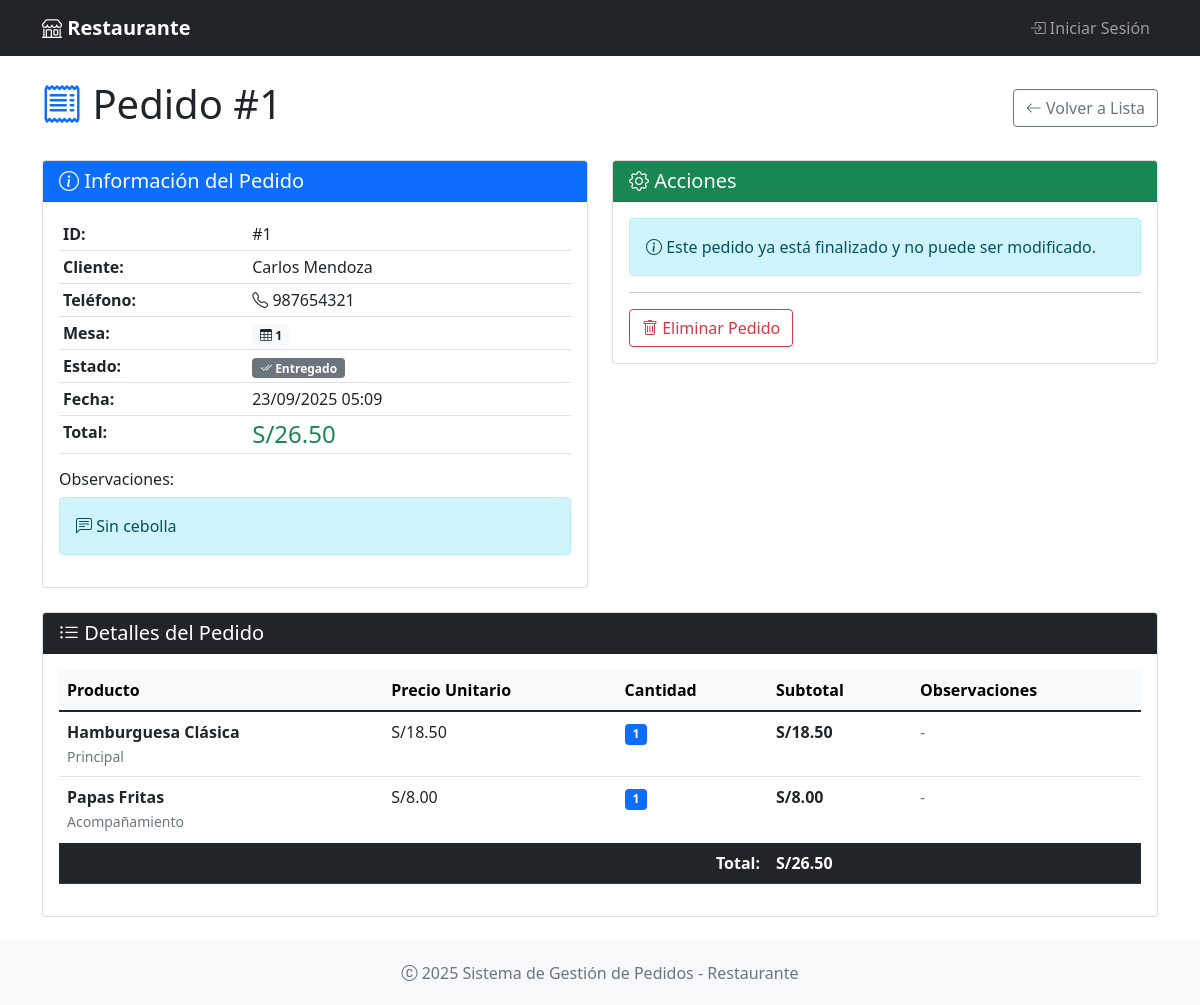
The page /pedidos/1 on the database its author committed.
### app.py (models this page shows, shortened)
class Pedido(db.Model):
    __tablename__ = 'pedidos'
    id = db.Column(db.Integer, primary_key=True)
    cliente_nombre = db.Column(db.String(100), nullable=False)
    cliente_telefono = db.Column(db.String(20))
    mesa_id = db.Column(db.Integer, db.ForeignKey('mesas.id'))  # Relación con Mesa
    mesa_numero = db.Column(db.String(10))  # Mantener compatibilidad
    estado = db.Column(db.String(20), default='pendiente')
    total = db.Column(db.Float, default=0.0)
    fecha = db.Column(db.DateTime, default=lambda: datetime.now(timezone.utc))
    observaciones = db.Column(db.Text)
    usuario_id = db.Column(db.Integer, db.ForeignKey('usuarios.id'))  # Quien tomó el pedido
    cocinero_id = db.Column(db.Integer, db.ForeignKey('usuarios.id'))  # Quien lo preparó
    detalles = db.relationship('DetallePedido', backref='pedido', lazy=True, cascade='all, delete-orphan')
    usuario = db.relationship('Usuario', foreign_keys=[usuario_id], backref='pedidos_tomados')
    cocinero = db.relationship('Usuario', foreign_keys=[cocinero_id], backref='pedidos_preparados')
    @property
    def mesa(self):
        return self.mesa_numero or (self.mesa_info.numero if self.mesa_info else None)

class DetallePedido(db.Model):
    __tablename__ = 'detalles_pedido'
    id = db.Column(db.Integer, primary_key=True)
    pedido_id = db.Column(db.Integer, db.ForeignKey('pedidos.id'), nullable=False)
    producto_id = db.Column(db.Integer, db.ForeignKey('productos.id'), nullable=False)
    cantidad = db.Column(db.Integer, nullable=False)
    precio_unitario = db.Column(db.Float, nullable=False)
    subtotal = db.Column(db.Float, nullable=False)
    observaciones = db.Column(db.String(200))

class Producto(db.Model):
    __tablename__ = 'productos'
    id = db.Column(db.Integer, primary_key=True)
    nombre = db.Column(db.String(100), nullable=False)
    descripcion = db.Column(db.Text)
    precio = db.Column(db.Float, nullable=False)
    categoria = db.Column(db.String(50), nullable=False)
    disponible = db.Column(db.Boolean, default=True)
    fecha_creacion = db.Column(db.DateTime, default=lambda: datetime.now(timezone.utc))
    detalles_pedido = db.relationship('DetallePedido', backref='producto', lazy=True)

### app.py (the view)
@app.route('/pedidos/<int:id>')
def ver_pedido(id):
    pedido = Pedido.query.get_or_404(id)
    return render_template('pedidos/detalle.html', pedido=pedido)

### app/templates/pedidos/detalle.html (shortened to what this page needs)
{% extends "base.html" %}
{% block content %}
<div class="row">
    <div class="col-12">
        <div class="d-flex justify-content-between align-items-center mb-4">
            <h1 class="display-6">
                <i class="bi bi-receipt text-primary"></i>
                Pedido #{{ pedido.id }}
            </h1>
            <div>
                <a href="{{ url_for('lista_pedidos') }}" class="btn btn-outline-secondary">
                    <i class="bi bi-arrow-left"></i> Volver a Lista
                </a>
            </div>
        </div>
    </div>
</div>
<div class="row">
    <div class="col-md-6 mb-4">
        <div class="card">
            <div class="card-header bg-primary text-white">
                <h5 class="mb-0">
                    <i class="bi bi-info-circle"></i> Información del Pedido
                </h5>
            </div>
            <div class="card-body">
                <table class="table table-sm">
                    <tr>
                        <td><strong>ID:</strong></td>
                        <td>#{{ pedido.id }}</td>
                    </tr>
                    <tr>
                        <td><strong>Cliente:</strong></td>
                        <td>{{ pedido.cliente_nombre }}</td>
                    </tr>
                    {% if pedido.cliente_telefono %}
                    <tr>
                        <td><strong>Teléfono:</strong></td>
                        <td>
                            <i class="bi bi-telephone"></i> {{ pedido.cliente_telefono }}
                        </td>
                    </tr>
                    {% endif %}
                    {% if pedido.mesa %}
                    <tr>
                        <td><strong>Mesa:</strong></td>
                        <td>
                            <span class="badge bg-light text-dark">
                                <i class="bi bi-table"></i> {{ pedido.mesa }}
                            </span>
                        </td>
                    </tr>
                    {% endif %}
                    <tr>
                        <td><strong>Estado:</strong></td>
                        <td>
                            {% if pedido.estado == 'pendiente' %}
                                <span class="badge bg-warning">
                                    <i class="bi bi-clock"></i> Pendiente
                                </span>
                            {% elif pedido.estado == 'preparando' %}
                                <span class="badge bg-info">
                                    <i class="bi bi-arrow-repeat"></i> Preparando
                                </span>
                            {% elif pedido.estado == 'listo' %}
                                <span class="badge bg-success">
                                    <i class="bi bi-check-circle"></i> Listo
                                </span>
                            {% elif pedido.estado == 'entregado' %}
                                <span class="badge bg-secondary">
                                    <i class="bi bi-check2-all"></i> Entregado
                                </span>
                            {% else %}
                                <span class="badge bg-danger">
                                    <i class="bi bi-x-circle"></i> Cancelado
                                </span>
                            {% endif %}
                        </td>
                    </tr>
                    <tr>
                        <td><strong>Fecha:</strong></td>
                        <td>{{ pedido.fecha.strftime('%d/%m/%Y %H:%M') }}</td>
                    </tr>
                    <tr>
                        <td><strong>Total:</strong></td>
                        <td><h4 class="text-success mb-0">S/{{ "{:,.2f}".format(pedido.total) }}</h4></td>
                    </tr>
                </table>
                {% if pedido.observaciones %}
                <div class="mt-3">
                    <h6>Observaciones:</h6>
                    <div class="alert alert-info">
                        <i class="bi bi-chat-left-text"></i> {{ pedido.observaciones }}
                    </div>
                </div>
                {% endif %}
            </div>
        </div>
    </div>
    <div class="col-md-6 mb-4">
        <div class="card">
            <div class="card-header bg-success text-white">
                <h5 class="mb-0">
                    <i class="bi bi-gear"></i> Acciones
                </h5>
            </div>
            <div class="card-body">
                {% if pedido.estado not in ['entregado', 'cancelado'] %}
                    <h6>Cambiar Estado:</h6>
                    <div class="d-grid gap-2">
                        {% if pedido.estado != 'preparando' %}
                        <form method="POST" action="{{ url_for('cambiar_estado', id=pedido.id) }}" class="d-inline">
                            <input type="hidden" name="estado" value="preparando">
                            <button type="submit" class="btn btn-info">
                                <i class="bi bi-arrow-repeat"></i> Marcar como Preparando
                            </button>
                        </form>
                        {% endif %}
                        {% if pedido.estado != 'listo' %}
                        <form method="POST" action="{{ url_for('cambiar_estado', id=pedido.id) }}" class="d-inline">
                            <input type="hidden" name="estado" value="listo">
                            <button type="submit" class="btn btn-success">
                                <i class="bi bi-check-circle"></i> Marcar como Listo
                            </button>
                        </form>
                        {% endif %}
                        {% if pedido.estado != 'entregado' %}
                        <form method="POST" action="{{ url_for('cambiar_estado', id=pedido.id) }}" class="d-inline">
                            <input type="hidden" name="estado" value="entregado">
                            <button type="submit" class="btn btn-secondary">
                                <i class="bi bi-check2-all"></i> Marcar como Entregado
                            </button>
                        </form>
                        {% endif %}
                        <hr>
                        <form method="POST" action="{{ url_for('cambiar_estado', id=pedido.id) }}" class="d-inline"
                              onsubmit="return confirm('¿Estás seguro de cancelar este pedido?')">
                            <input type="hidden" name="estado" value="cancelado">
                            <button type="submit" class="btn btn-danger">
                                <i class="bi bi-x-circle"></i> Cancelar Pedido
                            </button>
                        </form>
                    </div>
                {% else %}
                    <div class="alert alert-info">
                        <i class="bi bi-info-circle"></i>
                        Este pedido ya está finalizado y no puede ser modificado.
                    </div>
                {% endif %}
                <hr>
                <div class="d-grid">
                    <form method="POST" action="{{ url_for('eliminar_pedido', id=pedido.id) }}"
                          onsubmit="return confirm('¿Estás seguro de eliminar este pedido? Esta acción no se puede deshacer.')">
                        <button type="submit" class="btn btn-outline-danger">
                            <i class="bi bi-trash"></i> Eliminar Pedido
                        </button>
                    </form>
                </div>
            </div>
        </div>
    </div>
</div>
<div class="row">
    <div class="col-12">
        <div class="card">
            <div class="card-header bg-dark text-white">
                <h5 class="mb-0">
                    <i class="bi bi-list-ul"></i> Detalles del Pedido
                </h5>
            </div>
            <div class="card-body">
                {% if pedido.detalles %}
                <div class="table-responsive">
                    <table class="table">
                        <thead class="table-light">
                            <tr>
                                <th>Producto</th>
                                <th>Precio Unitario</th>
                                <th>Cantidad</th>
                                <th>Subtotal</th>
                                <th>Observaciones</th>
                            </tr>
                        </thead>
                        <tbody>
                            {% for detalle in pedido.detalles %}
                            <tr>
                                <td>
                                    <strong>{{ detalle.producto.nombre }}</strong>
                                    <br>
                                    <small class="text-muted">{{ detalle.producto.categoria }}</small>
                                </td>
                                <td>S/{{ "{:,.2f}".format(detalle.precio_unitario) }}</td>
                                <td>
                                    <span class="badge bg-primary">{{ detalle.cantidad }}</span>
                                </td>
                                <td><strong>S/{{ "{:,.2f}".format(detalle.subtotal) }}</strong></td>
                                <td>
                                    {% if detalle.observaciones %}
                                        <small class="text-muted">
                                            <i class="bi bi-chat-left-text"></i> {{ detalle.observaciones }}
                                        </small>
                                    {% else %}
                                        <span class="text-muted">-</span>
                                    {% endif %}
                                </td>
                            </tr>
                            {% endfor %}
                        </tbody>
                        <tfoot class="table-dark">
                            <tr>
                                <th colspan="3" class="text-end">Total:</th>
                                <th>S/{{ "{:,.2f}".format(pedido.total) }}</th>
                                <th></th>
                            </tr>
                        </tfoot>
                    </table>
                </div>
                {% else %}
                <div class="alert alert-warning">
                    <i class="bi bi-exclamation-triangle"></i>
                    Este pedido no tiene productos asociados.
                </div>
                {% endif %}
            </div>
        </div>
    </div>
</div>
{% endblock %}

### app/templates/base.html (style rules this page uses)
.min-vh-100 { min-height: 100vh; }

### rows shown on the page
Pedido: id "1", cliente_nombre "Carlos Mendoza", cliente_telefono "987654321", mesa "1", fecha "23/09/2025 05:09", total "26.50", observaciones "Sin cebolla"
DetallePedido: producto.nombre "Hamburguesa Clásica", producto.categoria "Principal", precio_unitario "18.50", cantidad "1", subtotal "18.50"
DetallePedido: producto.nombre "Papas Fritas", producto.categoria "Acompañamiento", precio_unitario "8.00", cantidad "1", subtotal "8.00"
